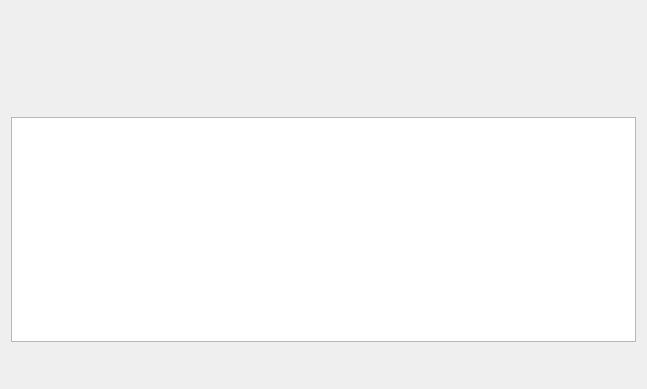
<?xml version="1.0" encoding="UTF-8"?>
<ui version="4.0">
 <class>UiTransaction</class>
 <widget class="QWidget" name="UiTransaction">
  <property name="geometry">
   <rect>
    <x>0</x>
    <y>0</y>
    <width>643</width>
    <height>389</height>
   </rect>
  </property>
  <property name="windowTitle">
   <string>Transaction</string>
  </property>
  <layout class="QVBoxLayout" name="verticalLayout">
   <item>
    <widget class="olbaflinx::app::components::FilterWidget" name="filterWidget" native="true">
     <property name="minimumSize">
      <size>
       <width>625</width>
       <height>100</height>
      </size>
     </property>
     <property name="maximumSize">
      <size>
       <width>16777215</width>
       <height>100</height>
      </size>
     </property>
    </widget>
   </item>
   <item>
    <widget class="QTableView" name="tableViewTransactions">
     <property name="showGrid">
      <bool>false</bool>
     </property>
     <attribute name="horizontalHeaderStretchLastSection">
      <bool>true</bool>
     </attribute>
     <attribute name="verticalHeaderCascadingSectionResizes">
      <bool>true</bool>
     </attribute>
     <attribute name="verticalHeaderDefaultSectionSize">
      <number>20</number>
     </attribute>
    </widget>
   </item>
   <item>
    <layout class="QHBoxLayout" name="horizontalLayoutButtons">
     <item>
      <widget class="QPushButton" name="pushButtonImportTransactions">
       <property name="minimumSize">
        <size>
         <width>30</width>
         <height>30</height>
        </size>
       </property>
       <property name="maximumSize">
        <size>
         <width>30</width>
         <height>30</height>
        </size>
       </property>
       <property name="toolTip">
        <string>Export transactions</string>
       </property>
       <property name="icon">
        <iconset resource="../../res/olbaflinx.qrc">
         <normaloff>:/general/export</normaloff>:/general/export</iconset>
       </property>
       <property name="iconSize">
        <size>
         <width>18</width>
         <height>18</height>
        </size>
       </property>
       <property name="flat">
        <bool>true</bool>
       </property>
      </widget>
     </item>
     <item>
      <spacer name="horizontalSpacerRight">
       <property name="orientation">
        <enum>Qt::Horizontal</enum>
       </property>
       <property name="sizeType">
        <enum>QSizePolicy::Fixed</enum>
       </property>
       <property name="sizeHint" stdset="0">
        <size>
         <width>13</width>
         <height>20</height>
        </size>
       </property>
      </spacer>
     </item>
     <item>
      <widget class="QPushButton" name="pushButtonExportTransactions">
       <property name="minimumSize">
        <size>
         <width>30</width>
         <height>30</height>
        </size>
       </property>
       <property name="maximumSize">
        <size>
         <width>30</width>
         <height>30</height>
        </size>
       </property>
       <property name="toolTip">
        <string>Import transactions</string>
       </property>
       <property name="icon">
        <iconset resource="../../res/olbaflinx.qrc">
         <normaloff>:/general/import</normaloff>:/general/import</iconset>
       </property>
       <property name="iconSize">
        <size>
         <width>18</width>
         <height>18</height>
        </size>
       </property>
       <property name="flat">
        <bool>true</bool>
       </property>
      </widget>
     </item>
     <item>
      <spacer name="horizontalSpacerButtons">
       <property name="orientation">
        <enum>Qt::Horizontal</enum>
       </property>
       <property name="sizeHint" stdset="0">
        <size>
         <width>40</width>
         <height>20</height>
        </size>
       </property>
      </spacer>
     </item>
     <item>
      <widget class="QPushButton" name="pushButtonAddTransaction">
       <property name="minimumSize">
        <size>
         <width>30</width>
         <height>30</height>
        </size>
       </property>
       <property name="maximumSize">
        <size>
         <width>30</width>
         <height>30</height>
        </size>
       </property>
       <property name="icon">
        <iconset resource="../../res/olbaflinx.qrc">
         <normaloff>:/general/add</normaloff>:/general/add</iconset>
       </property>
       <property name="flat">
        <bool>true</bool>
       </property>
      </widget>
     </item>
     <item>
      <spacer name="horizontalSpacerLeft2">
       <property name="orientation">
        <enum>Qt::Horizontal</enum>
       </property>
       <property name="sizeType">
        <enum>QSizePolicy::Fixed</enum>
       </property>
       <property name="sizeHint" stdset="0">
        <size>
         <width>13</width>
         <height>20</height>
        </size>
       </property>
      </spacer>
     </item>
     <item>
      <widget class="QPushButton" name="pushButtonRefreshTransactions">
       <property name="minimumSize">
        <size>
         <width>30</width>
         <height>30</height>
        </size>
       </property>
       <property name="maximumSize">
        <size>
         <width>30</width>
         <height>30</height>
        </size>
       </property>
       <property name="icon">
        <iconset resource="../../res/olbaflinx.qrc">
         <normaloff>:/general/refresh</normaloff>:/general/refresh</iconset>
       </property>
       <property name="iconSize">
        <size>
         <width>18</width>
         <height>18</height>
        </size>
       </property>
       <property name="flat">
        <bool>true</bool>
       </property>
      </widget>
     </item>
     <item>
      <spacer name="horizontalSpacerLeft1">
       <property name="orientation">
        <enum>Qt::Horizontal</enum>
       </property>
       <property name="sizeType">
        <enum>QSizePolicy::Fixed</enum>
       </property>
       <property name="sizeHint" stdset="0">
        <size>
         <width>13</width>
         <height>20</height>
        </size>
       </property>
      </spacer>
     </item>
     <item>
      <widget class="QPushButton" name="pushButtonResetFilter">
       <property name="minimumSize">
        <size>
         <width>30</width>
         <height>30</height>
        </size>
       </property>
       <property name="maximumSize">
        <size>
         <width>30</width>
         <height>30</height>
        </size>
       </property>
       <property name="toolTip">
        <string>Filter reset</string>
       </property>
       <property name="icon">
        <iconset resource="../../res/olbaflinx.qrc">
         <normaloff>:/general/undo</normaloff>:/general/undo</iconset>
       </property>
       <property name="flat">
        <bool>true</bool>
       </property>
      </widget>
     </item>
    </layout>
   </item>
  </layout>
 </widget>
 <customwidgets>
  <customwidget>
   <class>olbaflinx::app::components::FilterWidget</class>
   <extends>QWidget</extends>
   <header>FilterWidget.h</header>
   <container>1</container>
  </customwidget>
 </customwidgets>
 <resources>
  <include location="../../res/olbaflinx.qrc"/>
 </resources>
 <connections/>
</ui>
